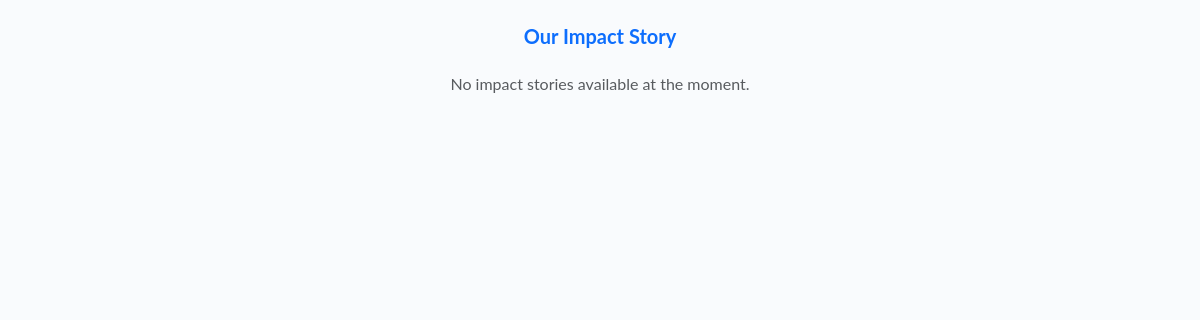
The app's page /our_impact/, older data.
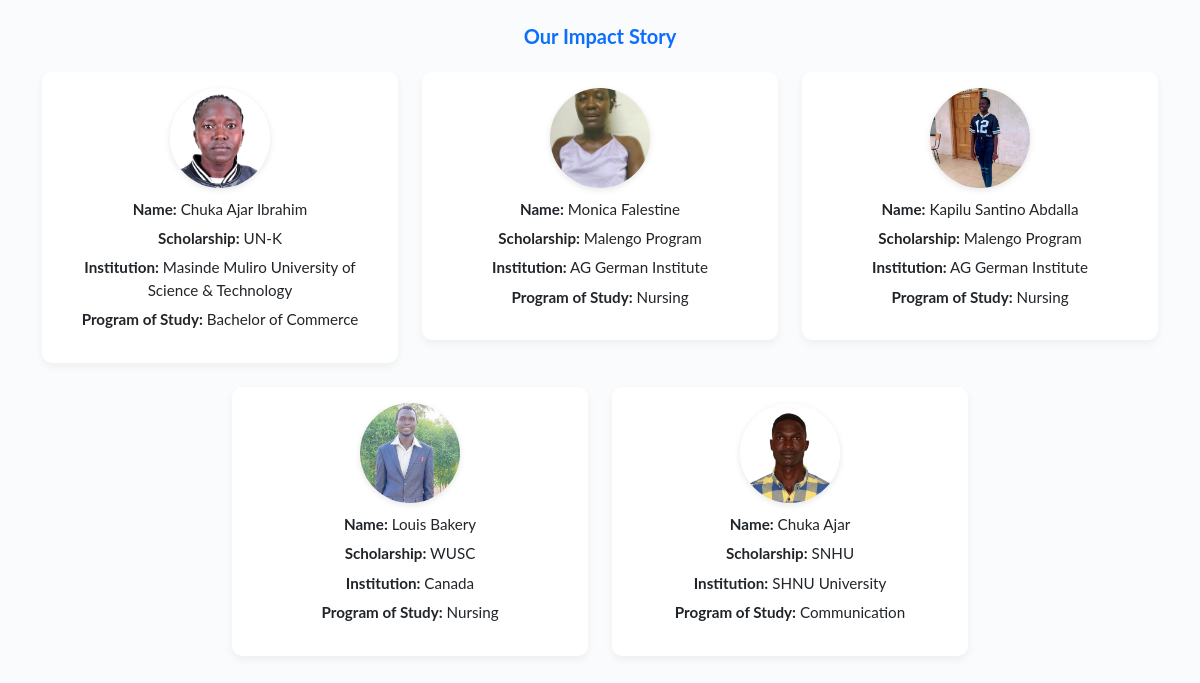
The same page, newer data.
### scholarship_post/models.py (models this page shows, shortened)
class OurImpact(models.Model):
    userImage = models.ImageField(upload_to='impact_images/', default="default.jpg", blank=False, null=False)
    userName = models.CharField(max_length=100)
    scholarshipName = models.CharField(max_length=100)
    universityName = models.CharField(max_length=100, default="Not Mentioned")
    studyProgram = models.CharField(max_length=100)
    created_at = models.DateTimeField(auto_now_add=True)
    class Meta:
        ordering = ['-created_at']

### scholarship_post/views.py (the view)
# urls.py: path('our_impact/', views.our_impact, name='our-impact'),
def our_impact(request):
    impacts = OurImpact.objects.all().order_by('-created_at')
    return render(request, 'scholarship_post/our_impact.html', {'impacts': impacts})

### scholarship_post/templates/scholarship_post/our_impact.html (shortened to what this page needs)
{% extends 'scholarship_post/index.html' %}
{% load static %}
{% block css %}
<link rel="stylesheet" href="{% static 'scholarship_post/our-impact.css' %}">
{% endblock css %}
{% block content %}
<div class="container my-4">
    <h5 class="text-center fs-5 fw-bold text-primary mb-4">Our Impact Story</h5>
    <div class="row g-4 justify-content-center">
        {% for impact in impacts %}
        <div class="col-md-6 col-lg-4">
            <div class="impact-card text-center">
                {% if impact.userImage.name != "default.jpg" %}
                <img src="{{ impact.userImage.url }}" alt="{{ impact.userName }}">
                {% else %}
                <img src="{% static 'scholarship_post/cheni.jpg' %}" alt="No Image Found">
                {% endif %}
                <ul class="list-unstyled text-dark">
                    <li><strong>Name:</strong> {{ impact.userName }}</li>
                    <li><strong>Scholarship:</strong> {{ impact.scholarshipName }}</li>
                    <li><strong>Institution:</strong> {{ impact.universityName }}</li>
                    <li><strong>Program of Study:</strong> {{ impact.studyProgram }}</li>
                </ul>
            </div>
        </div>
        {% empty %}
        <div class="col-12 text-center text-muted">
            <p>No impact stories available at the moment.</p>
        </div>
        {% endfor %}
    </div>
</div>
{% endblock content %}

### scholarship_post/templates/scholarship_post/index.html (shortened to what this page needs)
<!DOCTYPE html>
<html lang="en">
<head>
    {% load static %}
    <link href="https://cdn.jsdelivr.net/npm/bootstrap@5.3.3/dist/css/bootstrap.min.css" rel="stylesheet"
>
    <link rel="stylesheet" href="https://cdn.jsdelivr.net/npm/bootstrap-icons@1.10.5/font/bootstrap-icons.css">
    {% block css %}
    {% endblock css %}
</head>
<body>
    {% block content %}
    {% endblock content %}
</body>
</html>

### scholarship_post/static/scholarship_post/our-impact.css (style rules this page uses)
* { font-family: "Lato", Arial, Helvetica, sans-serif; }
body { background-color: #f9fbfd; }
.impact-card { background-color: #ffffff; border-radius: 10px; box-shadow: 0 4px 8px rgba(0, 0, 0, 0.05); padding: 1rem; transition: transform 0.2s ease; }
.impact-card img { width: 100px; height: 100px; object-fit: cover; border-radius: 50%; margin: 0 auto 10px; display: block; box-shadow: 0 2px 6px rgba(0, 0, 0, 0.1); transition: transform 0.3s ease; }
.impact-card ul { padding-left: 0; }
.impact-card li { font-size: 0.95rem; margin-bottom: 0.4rem; }

Row changes from the older to the newer data that the page shows:
added OurImpact: userImage (picture), userName "Chuka Ajar Ibrahim", scholarshipName "UN-K", universityName "Masinde Muliro University of Science & Technology", studyProgram "Bachelor of Commerce"
added OurImpact: userImage (picture), userName "Monica Falestine", scholarshipName "Malengo Program", universityName "AG German Institute", studyProgram "Nursing"
added OurImpact: userImage (picture), userName "Kapilu Santino Abdalla", scholarshipName "Malengo Program", universityName "AG German Institute", studyProgram "Nursing"
added OurImpact: userImage (picture), userName "Louis Bakery", scholarshipName "WUSC", universityName "Canada", studyProgram "Nursing"
added OurImpact: userImage (picture), userName "Chuka Ajar", scholarshipName "SNHU", universityName "SHNU University", studyProgram "Communication"
Text that changed along with them:
text no longer shown: "No impact stories available at the moment."
